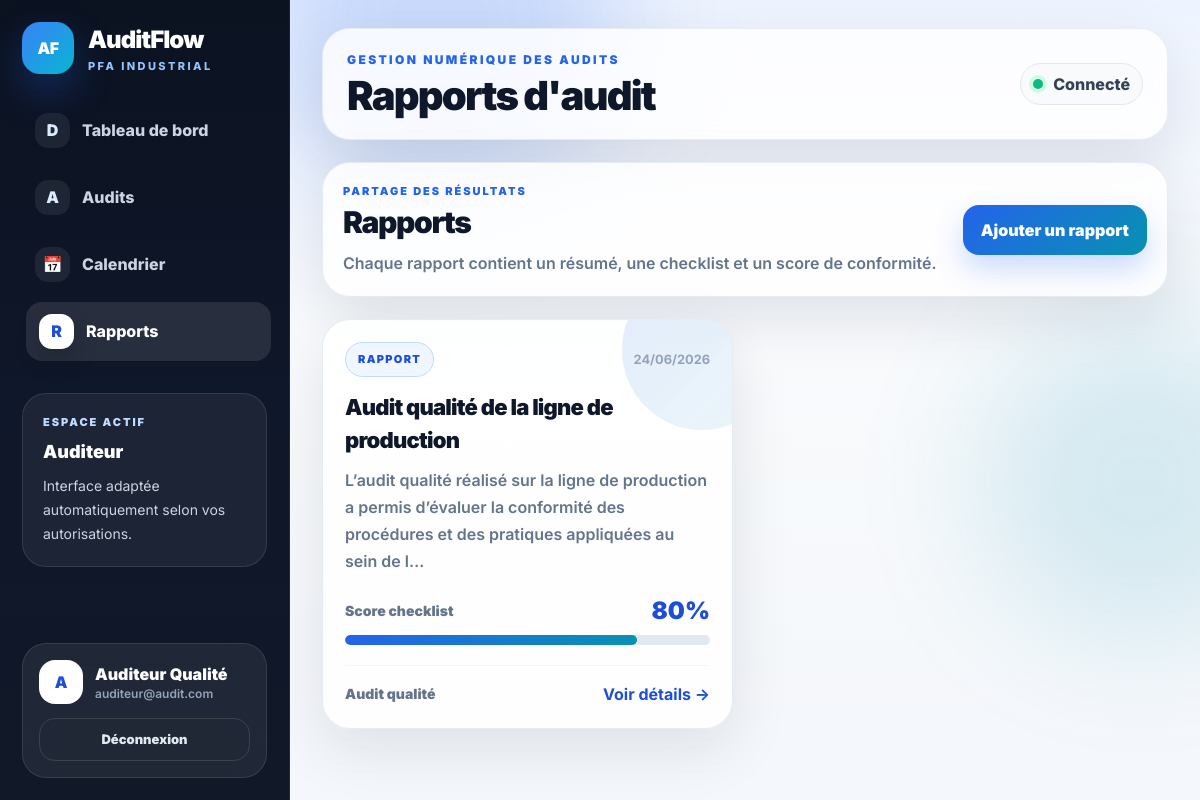
/rapports/ (signed in), run on the app's committed database.
### audit/models.py (models this page shows, shortened)
class Profile(models.Model):
    ROLE_CHOICES = [
        ('RESPONSABLE', 'Responsable Audit'),
        ('AUDITEUR', 'Auditeur'),
        ('CLIENT', 'Client'),
    ]
    user = models.OneToOneField(User, on_delete=models.CASCADE, related_name='profile')
    role = models.CharField(max_length=20, choices=ROLE_CHOICES, default='AUDITEUR')
    telephone = models.CharField(max_length=30, blank=True)

class Rapport(models.Model):
    audit = models.ForeignKey(Audit, on_delete=models.CASCADE, related_name='rapports')
    auteur = models.ForeignKey(User, on_delete=models.SET_NULL, null=True, blank=True, related_name='rapports_rediges')
    contenu = models.TextField()
    date_creation = models.DateTimeField(auto_now_add=True)
    class Meta:
        ordering = ['-date_creation']
    @property
    def checklist_score(self):
        conformes = self.checklist_reponses.filter(statut='CONFORME').count()
        non_conformes = self.checklist_reponses.filter(statut='NON_CONFORME').count()
        total = conformes + non_conformes
        if total == 0:
            return 0
        return round((conformes / total) * 100)

class Audit(models.Model):
    TYPE_CHOICES = [
        ('QUALITE', 'Audit qualité'),
        ('SECURITE', 'Audit sécurité'),
        ('ENVIRONNEMENT', 'Audit environnement'),
        ('INTERNE', 'Audit interne'),
    ]
    titre = models.CharField(max_length=150)
    type_audit = models.CharField(max_length=30, choices=TYPE_CHOICES, default='QUALITE')
    date_audit = models.DateField()
    description = models.TextField(blank=True)
    client = models.ForeignKey(
        User,
        on_delete=models.SET_NULL,
        null=True,
        blank=True,
        related_name='audits_client',
        help_text='Client ou département demandeur concerné par cet audit.'
    )
    auditeur = models.ForeignKey(
        User,
        on_delete=models.SET_NULL,
        null=True,
        blank=True,
        related_name='audits_affectes'
    )
    created_by = models.ForeignKey(
        User,
        on_delete=models.SET_NULL,
        null=True,
        blank=True,
        related_name='audits_crees'
    )
    created_at = models.DateTimeField(auto_now_add=True)
    class Meta:
        ordering = ['-date_audit']

### audit/views.py (the view)
# urls.py: path('rapports/', views.rapports_list, name='rapports_list'),
@login_required
def rapports_list(request):
    role = get_user_role(request.user)
    today = date.today()
    if role == 'AUDITEUR':
        rapports = Rapport.objects.filter(
            auteur=request.user,
            audit__date_audit__lte=today
        )
    elif role == 'CLIENT':
        rapports = Rapport.objects.filter(
            audit__client=request.user,
            audit__date_audit__lte=today
        )
    else:
        rapports = Rapport.objects.filter(
            audit__date_audit__lte=today
        )
    rapports = rapports.select_related('audit', 'auteur', 'audit__client').order_by('-date_creation')
    return render(request, 'audit/rapports_list.html', {'rapports': rapports})

### audit/views.py (called while the page is built)
def get_user_role(user):
    profile, _ = Profile.objects.get_or_create(user=user, defaults={'role': 'CLIENT'})
    return profile.role

### templates/audit/rapports_list.html (shortened to what this page needs)
{% extends 'audit/base.html' %}
{% block page_title %}Rapports d'audit{% endblock %}
{% block content %}
<div class="toolbar">
    <div>
        <span class="section-label">Partage des résultats</span>
        <h2>Rapports</h2>
        <p>Chaque rapport contient un résumé, une checklist et un score de conformité.</p>
    </div>
    {% if user.profile.role == 'AUDITEUR' %}<a href="{% url 'audits_list' %}" class="btn-primary">Ajouter un rapport</a>{% endif %}
</div>
<div class="grid gap-6 md:grid-cols-2 2xl:grid-cols-3">
    {% for rapport in rapports %}
        <a href="{% url 'rapport_detail' rapport.id %}" class="report-card reveal-card">
            <div class="relative z-10 flex items-center justify-between gap-3"><span class="badge-soft">Rapport</span><small class="font-bold text-slate-400">{{ rapport.date_creation|date:"d/m/Y" }}</small></div>
            <h3>{{ rapport.audit.titre }}</h3>
            <p>{{ rapport.contenu|truncatechars:140 }}</p>
            <div class="relative z-10 mt-5 flex items-center justify-between text-sm"><span class="font-black text-slate-500">Score checklist</span><strong class="text-2xl font-black text-blue-700">{{ rapport.checklist_score }}%</strong></div>
            <div class="progress-mini relative z-10 mt-2"><span style="width: {{ rapport.checklist_score }}%"></span></div>
            <div class="relative z-10 mt-5 flex items-center justify-between border-t border-slate-100 pt-4"><span class="text-sm font-black text-slate-500">{{ rapport.audit.get_type_audit_display }}</span><strong class="text-blue-700">Voir détails →</strong></div>
        </a>
    {% empty %}<div class="empty-card">Aucun rapport disponible.</div>{% endfor %}
</div>
{% endblock %}

### templates/audit/base.html (shortened to what this page needs)
{% load static %}
<!DOCTYPE html>
<html lang="fr">
<head>
    <script src="https://cdn.tailwindcss.com"></script>
    <link rel="stylesheet" href="{% static 'audit/css/style.css' %}">
</head>
<body class="app-bg">
<div class="shell">
    <div class="orb one"></div>
    <div class="orb two"></div>
    <aside class="sidebar">
        <a href="{% url 'dashboard' %}" class="brand">
            <div class="brand-logo pulse-soft">AF</div>
            <div>
                <div class="brand-title">AuditFlow</div>
                <div class="brand-sub">PFA Industrial</div>
            </div>
        </a>
        <nav class="nav">
            <a href="{% url 'dashboard' %}"
               class="nav-link {% if request.resolver_match.url_name == 'dashboard' %}nav-active{% endif %}">
                <span class="nav-ico">D</span>
                <span>Tableau de bord</span>
            </a>
            <a href="{% url 'audits_list' %}"
               class="nav-link {% if 'audit' in request.resolver_match.url_name %}nav-active{% endif %}">
                <span class="nav-ico">A</span>
                <span>Audits</span>
            </a>
            <a href="{% url 'calendar' %}"
               class="nav-link {% if request.resolver_match.url_name == 'calendar' %}nav-active{% endif %}">
                <span class="nav-ico">📅</span>
                <span>Calendrier</span>
            </a>
            <a href="{% url 'rapports_list' %}"
               class="nav-link {% if 'rapport' in request.resolver_match.url_name %}nav-active{% endif %}">
                <span class="nav-ico">R</span>
                <span>Rapports</span>
            </a>
        </nav>
        <div class="mt-8 rounded-[24px] border border-white/10 bg-white/[.06] p-5">
            <p class="text-[11px] font-black uppercase tracking-[.18em] text-blue-200">
                Espace actif
            </p>
            <p class="mt-2 text-lg font-black">
                {{ user.profile.get_role_display }}
            </p>
            <p class="mt-2 text-sm leading-6 text-slate-300">
                Interface adaptée automatiquement selon vos autorisations.
            </p>
        </div>
        <div class="sidebar-card">
            <div class="flex items-center gap-3">
                <div class="avatar">
                    {{ user.first_name|first|default:user.username|first|upper }}
                </div>
                <div class="min-w-0">
                    <p class="truncate font-black">
                        {{ user.get_full_name|default:user.username }}
                    </p>
                    <p class="truncate text-xs font-semibold text-slate-400">
                        {{ user.email }}
                    </p>
                </div>
            </div>
            <a href="{% url 'logout' %}" class="logout-link">
                Déconnexion
            </a>
        </div>
    </aside>
    <main class="main">
        <header class="topbar fade-up">
            <div>
                <p class="eyebrow">
                    Gestion numérique des audits
                </p>
                <h1 class="page-title">
                    {% block page_title %}{% endblock %}
                </h1>
            </div>
            <div class="flex flex-wrap items-center gap-3">
                <div class="user-chip">
                    <span class="online-dot"></span>
                    Connecté
                </div>
            </div>
        </header>
        <section class="fade-up delay-2">
            {% block content %}
            {% endblock %}
        </section>
    </main>
</div>
</body>
</html>

### data on the page
Rapport: date_creation "24/06/2026", audit.titre "Audit qualité de la ligne de production", contenu "L’audit qualité réalisé sur la ligne de production a permis d’évaluer la conformité des procédures et des pratiques appliquées au sein de l…", checklist_score "80", audit.type_audit "Audit qualité"

### other printed values
{{ user.profile.get_role_display }} "Auditeur"
{{ user.first_name|first|default:user.username|first|upper }} "A"
{{ user.get_full_name|default:user.username }} "Auditeur Qualité"
{{ user.email }} "auditeur@audit.com"
